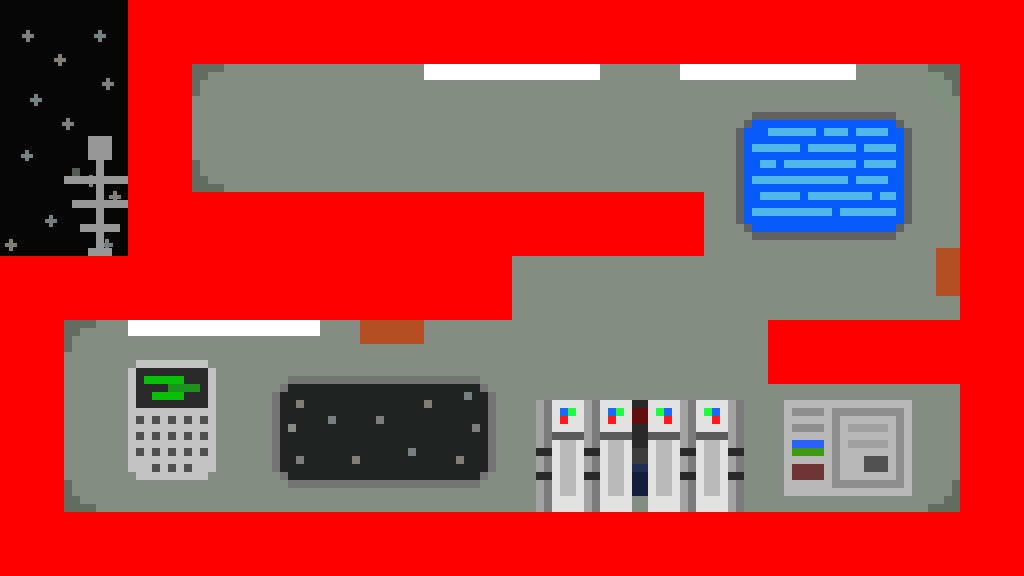

A 2D game scene composited from a Tiled map and its tileset images. What follows is a short description and the map's XML, with every tile layer's data as written:
An orthogonal 16x9 tile map with 64x64 px tiles, 2 tile layers (background, collisions), 2 tilesets.

<map version="1.10" tiledversion="1.12.1" orientation="orthogonal" renderorder="right-down" width="16" height="9" tilewidth="64" tileheight="64" infinite="0" nextlayerid="3" nextobjectid="1">
 <tileset firstgid="1" source="../tilesets/backgroundLevel3.tsx" />
 <tileset firstgid="145" source="../tilesets/collision.tsx" />
 <layer id="1" name="background" width="16" height="9">
  <data encoding="csv">
1,2,3,4,5,6,7,8,9,10,11,12,13,14,15,16,
17,18,19,20,21,22,23,24,25,26,27,28,29,30,31,32,
33,34,35,36,37,38,39,40,41,42,43,44,45,46,47,48,
49,50,51,52,53,54,55,56,57,58,59,60,61,62,63,64,
65,66,67,68,69,70,71,72,73,74,75,76,77,78,79,80,
81,82,83,84,85,86,87,88,89,90,91,92,93,94,95,96,
97,98,99,100,101,102,103,104,105,106,107,108,109,110,111,112,
113,114,115,116,117,118,119,120,121,122,123,124,125,126,127,128,
129,130,131,132,133,134,135,136,137,138,139,140,141,142,143,144
</data>
 </layer>
 <layer id="2" name="collisions" width="16" height="9">
  <data encoding="csv">
0,0,145,145,145,145,145,145,145,145,145,145,145,145,145,145,
0,0,145,0,0,0,0,0,0,0,0,0,0,0,0,145,
0,0,145,0,0,0,0,0,0,0,0,0,0,0,0,145,
0,0,145,145,145,145,145,145,145,145,145,0,0,0,0,145,
145,145,145,145,145,145,145,145,0,0,0,0,0,0,0,145,
145,0,0,0,0,0,0,0,0,0,0,0,145,145,145,145,
145,0,0,0,0,0,0,0,0,0,0,0,0,0,0,145,
145,0,0,0,0,0,0,0,0,0,0,0,0,0,0,145,
145,145,145,145,145,145,145,145,145,145,145,145,145,145,145,145
</data>
 </layer>
</map>
